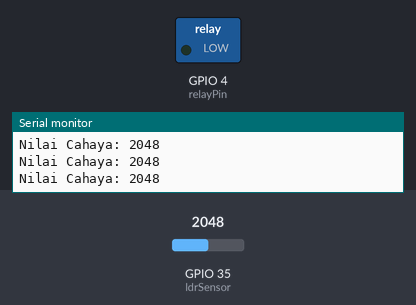
A sketch run on a simulated ESP32. Parts: switched loads named in the sketch (green lamp = pin HIGH), the last lines printed to the serial monitor. The inputs (shaded band) are chosen by the test bench; at power-on: GPIO 35 (ldrSensor) = 2048. WiFi joins after 1.5 s; servers stay silent unless stated.

Above: at 2.7 s.
2.8 s: GPIO 35 (ldrSensor) set to 1044
4.3 s: GPIO 35 (ldrSensor) set to 943
At 5.5 s:
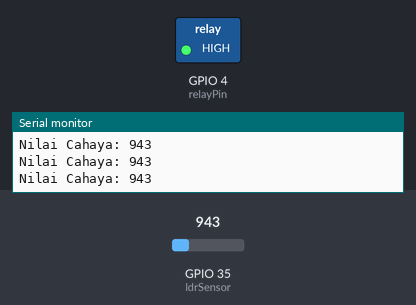
5.8 s: GPIO 35 (ldrSensor) set to 1040
At 6.8 s:
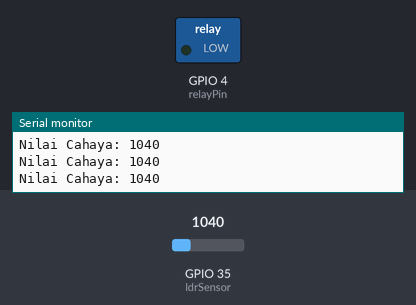
7.4 s: GPIO 35 (ldrSensor) set to 960
At 8.1 s:
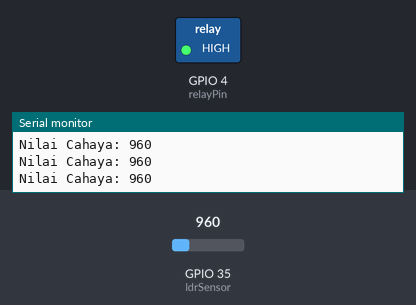
Timing chart, 0 to 10.0 s (numbered marks = the images above; inputs shaded):
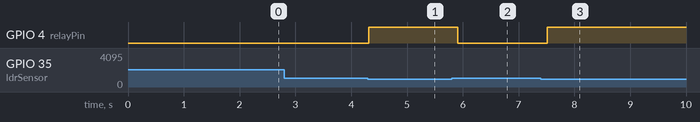

Measured:
- the behaviour switches between 1000 and 999 on GPIO 35 (ldrSensor) (found by bisection; images 0 and 1)
- after the input at 4.3 s, GPIO 4 (relayPin): LOW → HIGH at once
- after the input at 5.8 s, GPIO 4 (relayPin): HIGH → LOW after 0.11 s
- after the input at 7.4 s, GPIO 4 (relayPin): LOW → HIGH after 0.12 s

The sketch:

Smart_Lamp_With_WebServer_integrated_ldrSensor.ino
```cpp
#include <WiFi.h>
#include <WebServer.h>

const char* ssid = "ASHABUL KAHFI";  // Ganti dengan SSID WiFi Anda
const char* password = "nyaoteunyaho";  // Ganti dengan Password WiFi Anda

#define relayPin 4       // Pin relay/lampu
#define ldrSensor 35     // Pin sensor LDR
const int batasCahaya = 1000; // Batas cahaya (sesuaikan dengan keadaan ruangan)

WebServer server(80);
bool relayState = false; // Status relay
bool autoMode = true;   // Mode otomatis (true = LDR kontrol, false = manual)

void handleRoot() {
    int nilaiCahaya = analogRead(ldrSensor); // Baca nilai LDR
    String html = R"rawliteral(
    <!DOCTYPE html>
    <html>
    <head>
        <title>Smart Lamp</title>
        <meta name="viewport" content="width=device-width, initial-scale=1">
        <style>
            body { font-family: Arial, sans-serif; text-align: center; margin: 50px; }
            h2 { color: #333; }
            .toggle-container { display: flex; align-items: center; justify-content: center; gap: 10px; margin-top: 20px; }
            .toggle-switch { position: relative; display: inline-block; width: 50px; height: 28px; }
            .toggle-switch input { opacity: 0; width: 0; height: 0; }
            .slider { position: absolute; cursor: pointer; top: 0; left: 0; right: 0; bottom: 0;
                      background-color: #ccc; transition: .4s; border-radius: 34px; }
            .slider:before { position: absolute; content: ""; height: 20px; width: 20px; left: 4px;
                             bottom: 4px; background-color: white; transition: .4s; border-radius: 50%; }
            input:checked + .slider { background-color: #007bff; }
            input:checked + .slider:before { transform: translateX(22px); }
            .status { font-size: 18px; font-weight: bold; color: #555; }
        </style>
    </head>
    <body>
        <h2>ESP32 Smart Lamp Control</h2>
        <p>Nilai Cahaya: %LDR_VALUE%</p>
        <p>Mode: %MODE%</p>
        <div class="toggle-container">
            <label class="toggle-switch">
                <input type="checkbox" id="toggle" onclick="toggleRelay()" %CHECKED%>
                <span class="slider"></span>
            </label>
            <span class="status">%STATUS%</span>
        </div>
        <div style="margin-top: 20px;">
            <button onclick="setMode('auto')">Mode Otomatis</button>
            <button onclick="setMode('manual')">Mode Manual</button>
        </div>

        <script>
            function toggleRelay() {
                var xhr = new XMLHttpRequest();
                xhr.open("GET", "/toggle", true);
                xhr.send();
                setTimeout(() => { location.reload(); }, 500);
            }
            function setMode(mode) {
                var xhr = new XMLHttpRequest();
                xhr.open("GET", "/mode?value=" + mode, true);
                xhr.send();
                setTimeout(() => { location.reload(); }, 500);
            }
        </script>
    </body>
    </html>
    )rawliteral";

    // Ganti placeholder dengan nilai aktual
    html.replace("%CHECKED%", relayState ? "checked" : "");
    html.replace("%STATUS%", relayState ? "On" : "Off");
    html.replace("%LDR_VALUE%", String(nilaiCahaya));
    html.replace("%MODE%", autoMode ? "Auto" : "Manual");

    server.send(200, "text/html", html);
}

void handleToggle() {
    if (!autoMode) { // Hanya izinkan toggle manual jika tidak dalam mode otomatis
        relayState = !relayState;
        digitalWrite(relayPin, relayState ? LOW : HIGH); // Logika aktif rendah
    }
    server.sendHeader("Location", "/");
    server.send(303);
}

void handleMode() {
    String mode = server.arg("value");
    if (mode == "auto") {
        autoMode = true;
    } else if (mode == "manual") {
        autoMode = false;
    }
    server.sendHeader("Location", "/");
    server.send(303);
}

void setup() {
    Serial.begin(115200);
    Serial.println("\nMemulai koneksi WiFi...");

    WiFi.begin(ssid, password);
    int counter = 0;
    while (WiFi.status() != WL_CONNECTED) {
        delay(500);
        Serial.print(".");
        counter++;
        if (counter > 20) { // Restart jika gagal konek setelah 10 detik
            Serial.println("\nGagal terhubung ke WiFi, restart ESP32...");
            ESP.restart();
        }
    }

    Serial.println("\nWiFi Connected!");
    Serial.print("IP Address: ");
    Serial.println(WiFi.localIP());

    pinMode(relayPin, OUTPUT);
    pinMode(ldrSensor, INPUT);
    digitalWrite(relayPin, HIGH); // Matikan relay saat awal

    // Daftarkan handler
    server.on("/", handleRoot);
    server.on("/toggle", handleToggle);
    server.on("/mode", handleMode);
    server.begin();
    Serial.println("Server dimulai di port 80!");
}

void loop() {
    server.handleClient();

    // Kontrol otomatis berdasarkan LDR jika dalam mode auto
    if (autoMode) {
        int nilaiCahaya = analogRead(ldrSensor);
        Serial.print("Nilai Cahaya: ");
        Serial.println(nilaiCahaya);

        if (nilaiCahaya < batasCahaya) {
            relayState = true;
            digitalWrite(relayPin, HIGH);
        } else {
            relayState = false;
            digitalWrite(relayPin, LOW);
        }
    }

    delay(200);
}
```
